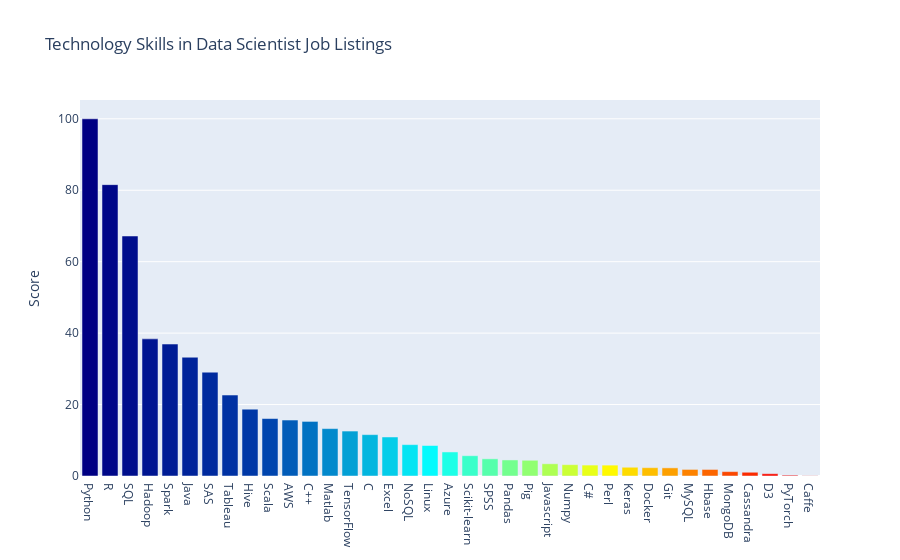

Source (notebook cell):
### Markdown cell above
## Let's make a bar chart of all the combined scores

### Code cell
cmax=200
cmin=50
color_s = np.linspace(cmin, cmax, 44)

data = [
    go.Bar(
        x=p_s_df.index,          
        y=p_s_df['Score'],
        marker=dict(
            colorscale='Jet',
            #cauto=True,
            color=color_s,
        ),
        # text=p_s_df['Score'],
        # textposition='outside',
        # textfont=dict(size=10)
    )
]

layout = {
    'title': 'Technology Skills in Data Scientist Job Listings',
    #'xaxis': {'tickmode': 'linear'},
    'yaxis': {'title': "Score"}
}

fig = go.Figure(data=data, layout=layout)
py.iplot(fig)

### Figure 1 — Plotly figure (JSON) as saved in the notebook; plotly's stock layout.template omitted (floating-point values rounded to 4 significant figures)
{"data": [{"marker": {"color": [50, 53.49, 56.98, 60.47, 63.95, 67.44, 70.93, 74.42, 77.91, 81.4, 84.88, 88.37, 91.86, 95.35, 98.84, 102.3, 105.8, 109.3, 112.8, 116.3, 119.8, 123.3, 126.7, 130.2, 133.7, 137.2, 140.7, 144.2, 147.7, 151.2, 154.7, 158.1, 161.6, 165.1, 168.6, 172.1, 175.6, 179.1, 182.6, 186.0, 189.5, 193.0, 196.5, 200], "colorscale": [[0, "rgb(0,0,131)"], [0.2, "rgb(0,60,170)"], [0.4, "rgb(5,255,255)"], [0.6, "rgb(255,255,0)"], [0.8, "rgb(250,0,0)"], [1, "rgb(128,0,0)"]]}, "type": "bar", "x": ["Python", "R", "SQL", "Hadoop", "Spark", "Java", "SAS", "Tableau", "Hive", "Scala", "AWS", "C++", "Matlab", "TensorFlow", "C", "Excel", "NoSQL", "Linux", "Azure", "Scikit-learn", "SPSS", "Pandas", "Pig", "Javascript", "Numpy", "C# ", "Perl", "Keras", "Docker", "Git", "MySQL", "Hbase", "MongoDB", "Cassandra", "D3", "PyTorch", "Caffe"], "y": [100, 81.57, 67.19, 38.39, 36.94, 33.25, 29.07, 22.66, 18.72, 16.08, 15.67, 15.28, 13.27, 12.58, 11.58, 10.92, 8.78, 8.54, 6.73, 5.68, 4.81, 4.49, 4.4, 3.42, 3.17, 3.06, 3.05, 2.45, 2.33, 2.28, 1.84, 1.83, 1.23, 1.05, 0.64, 0.23, 0.05]}], "layout": {"title": {"text": "Technology Skills in Data Scientist Job Listings"}, "yaxis": {"title": {"text": "Score"}}}}
